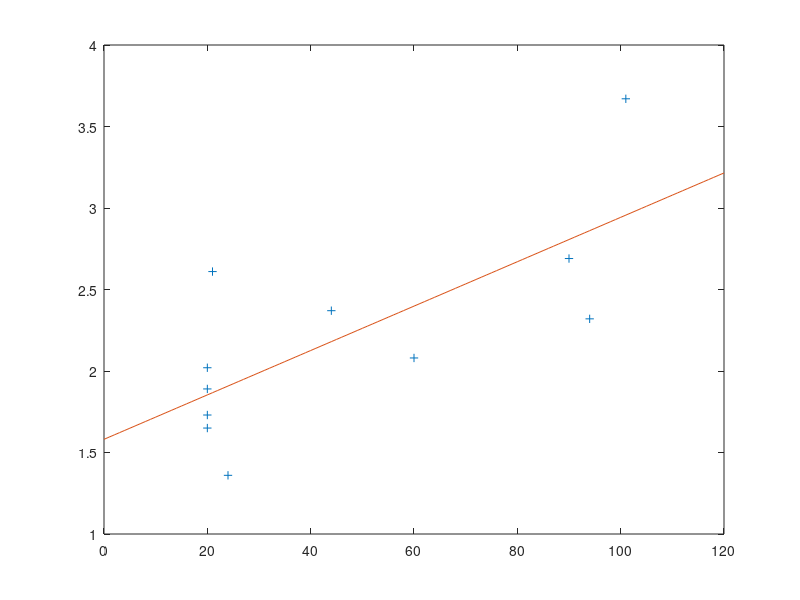

The MATLAB source for this figure:
% Define data series
Light=[20 20 20 20 21 24 44 60 90 94 101];
rmax=[1.73 1.65 2.02 1.89 2.61 1.36 2.37 2.08 2.69 2.32 3.67];

% Display histogram of one series
% hist(Light);

% Plot distribution as a scatterplot
plot(Light,rmax,'+')

% Fit a 1st degree polynomial to the distribution
% Returns coefficients of polynomial terms
C=polyfit(Light,rmax,1)

% Build distribution representing fitted 1st first order polynomial
xvals=0:120;
yhat=polyval(C,xvals);
 
% Plot both distributions - data and model
plot(Light,rmax,'+',xvals,yhat)